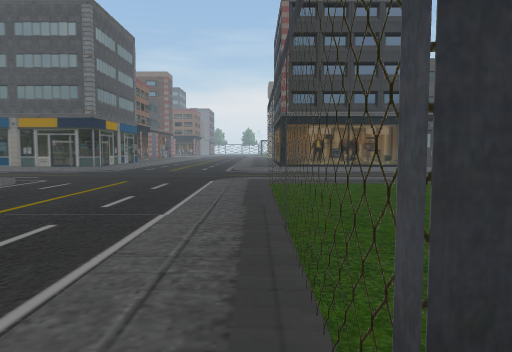
[1] (above)

24 first-person views from a walk through a scene from a Unity 3-D project. The camera is 1.4 m above the floor, tilts 4° down and sees 70° across. The floor is counted in squares, 2 m on a side. Each view is taken from the middle of a square. On the plan, view 1 faces up. The plan holds only what a view shows up to about 11 squares ahead; the rest is blank. The place goes on beyond the plan. Door leaves are left out, so doorways stand open.

[2]
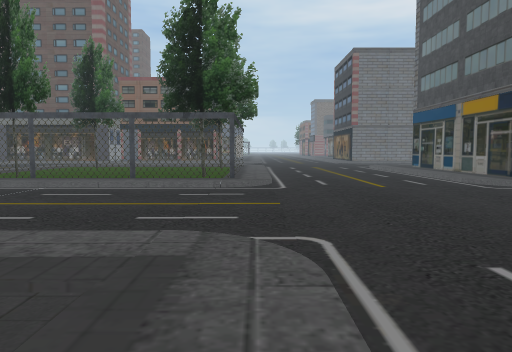

[3]
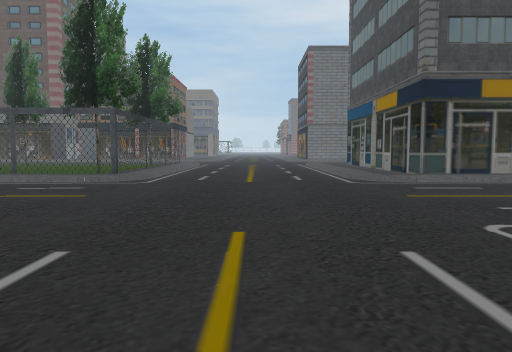

[4]
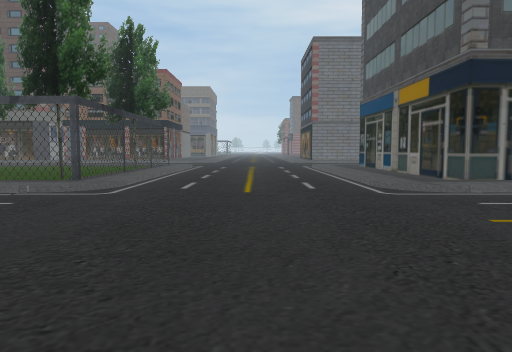

[5]
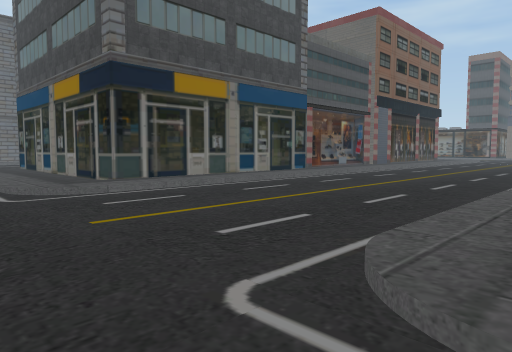

[6]
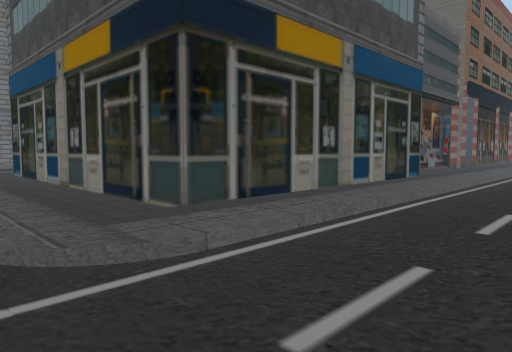

[7]
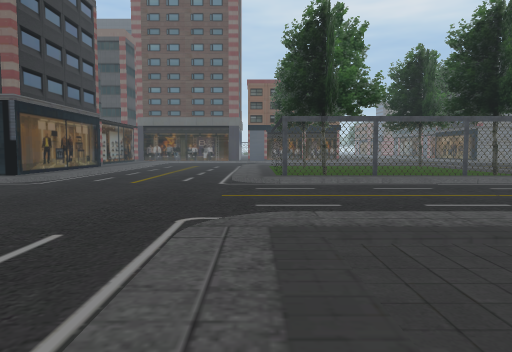

[8]
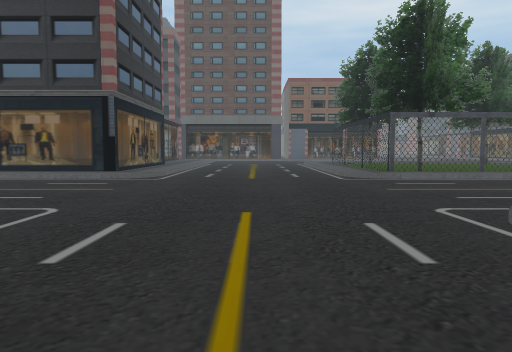

[9]
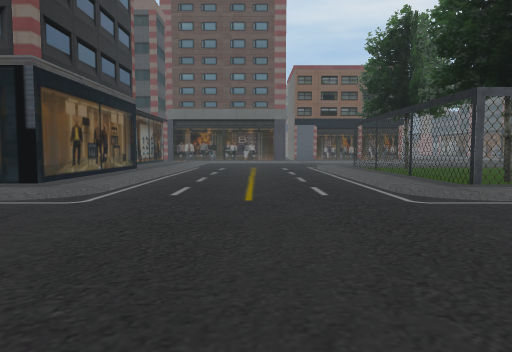

[10]
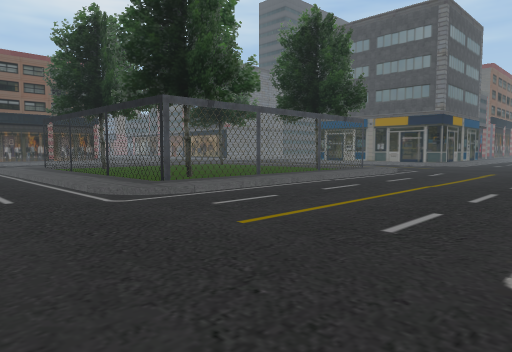

[11]
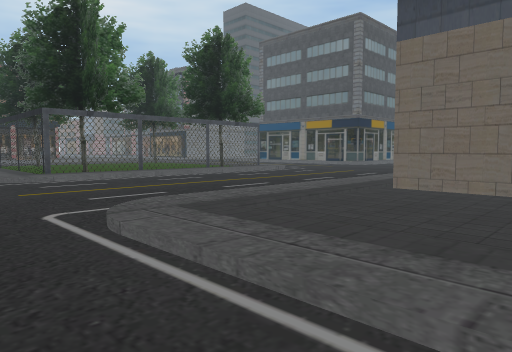

[12]
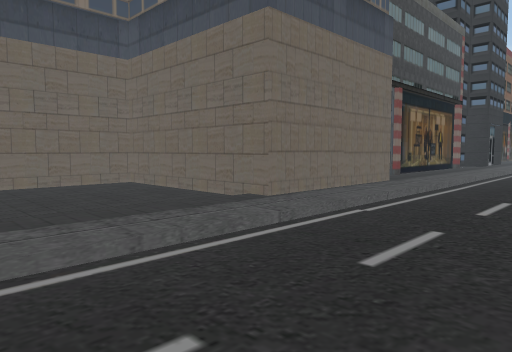

[13]
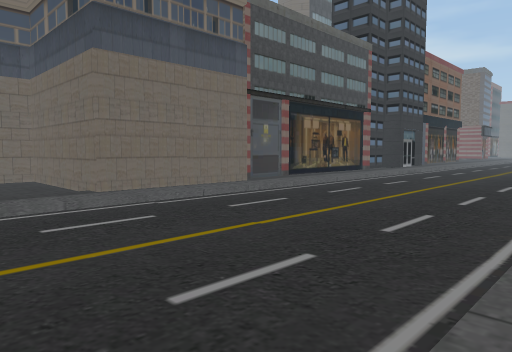

[14]
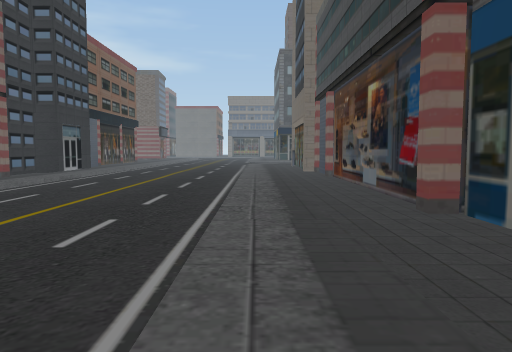

[15]
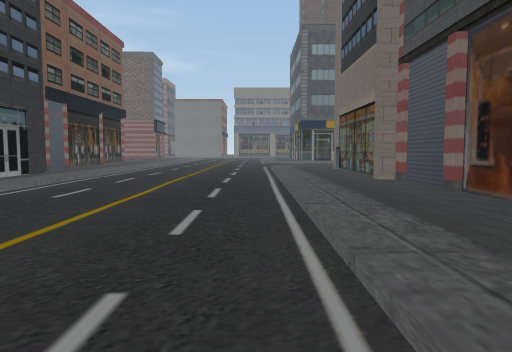

[16]
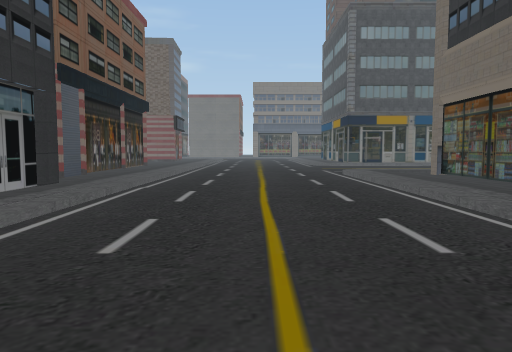

[17]
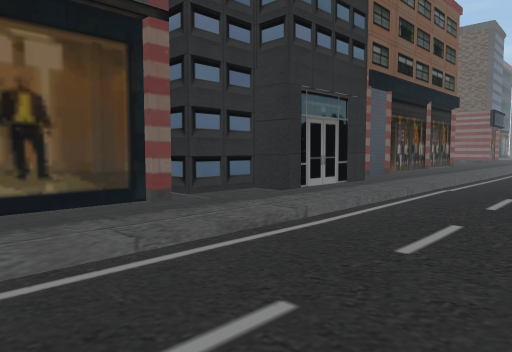

[18]
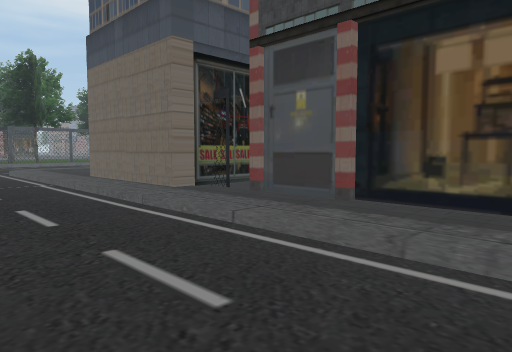

[19]
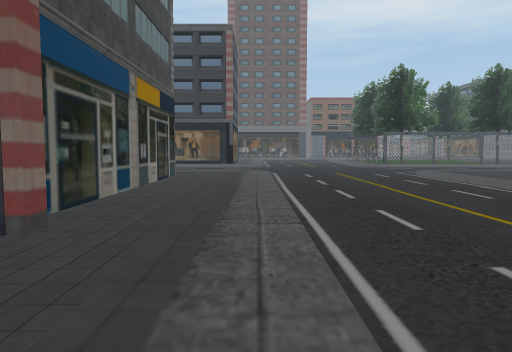

[20]
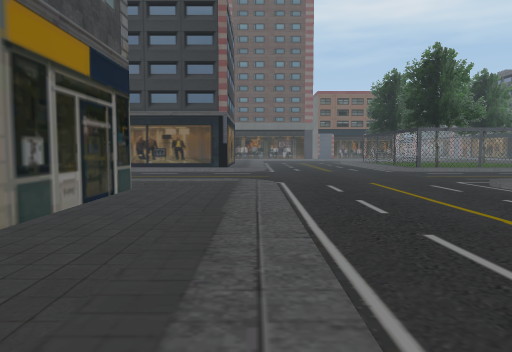

[21]
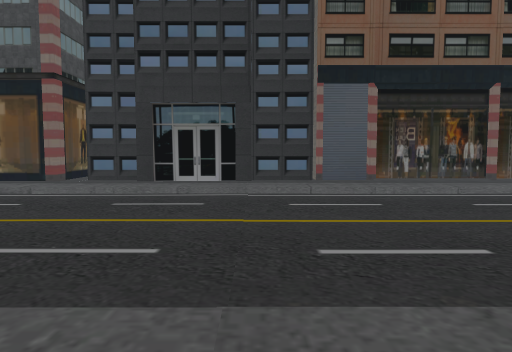

[22]
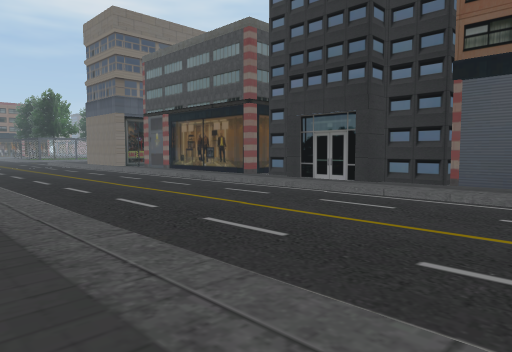

[23]
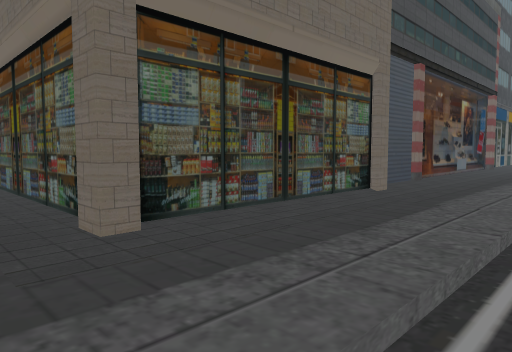

[24]
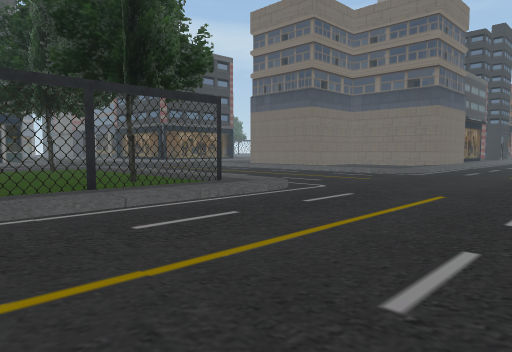

### Floor plan
Key: @ floor where view 1 was taken; # wall or solid block; . main floor; : floor 0.25 m higher than the main floor; / step, stairs or slope; = window, fence, low wall or low ledge; T thing the floor can be seen under or through; O other object.
Columns run from 30 left of view 1 to 5 right of it. Each row starts with its distance up from view 1.
 17 :O#####.O...../.OOOOOO.// .../:O
 16 :////////////////////////..../:::::
 15 ::::::::::::::::::::::::/..../::::::
 14 ....................................
 13 ....................................
 12 ....................................
 11 ....................................
 10 ....................................
  9 ::::::::::::::::::::::::/..../::::::
  8 ::::O##:::: ::::#  #::::/..../:TTTTT
  7 #OOO###:O#      #  #::::/..../TTT :
  6        OO#         #::::/..../:T ::
  5         O           O##:/..../:T:::
  4         O              :/..../:=:::
  3                         /..../:# ::
  2                        :/..../###::
  1                       ::/..../:####
  0                      :::/..../@  ::
 -1                       .............
 -2                       .............
 -3                      ..............
 -4                       .............
 -5                        ............
 -6                        :/..../::::::
 -7                        :/..../:OOOOO
 -8                         /..../:
 -9                         /..../:
-10                         /..../:
-11                         /..../:
-12                         /..../:
-13                          ..../:
-14                          ..../:
-15                          ... /:O
-16                          ..  /::
-17                              /:

Positions as (right, up) in squares from view 1, and headings:
1: (0, 0), facing up
2: (-9, 0), facing right
3: (-9, -3), facing right
4: (-7, -3), facing right
5: (-7, -4), facing down-right
6: (-3, -5), facing down-right
7: (-10, 9), facing right
8: (-10, 12), facing right
9: (-6, 12), facing right
10: (-6, 12), facing down-right
11: (-10, 11), facing down-right
12: (-7, 12), facing down-left
13: (-8, 15), facing down-left
14: (-11, 15), facing left
15: (-16, 14), facing left
16: (-19, 12), facing left
17: (-19, 12), facing down-left
18: (-19, 12), facing down-right
19: (-19, 15), facing right
20: (-15, 15), facing right
21: (-26, 16), facing down
22: (-30, 16), facing down-right
23: (-30, 14), facing up-right
24: (5, 14), facing down-left
